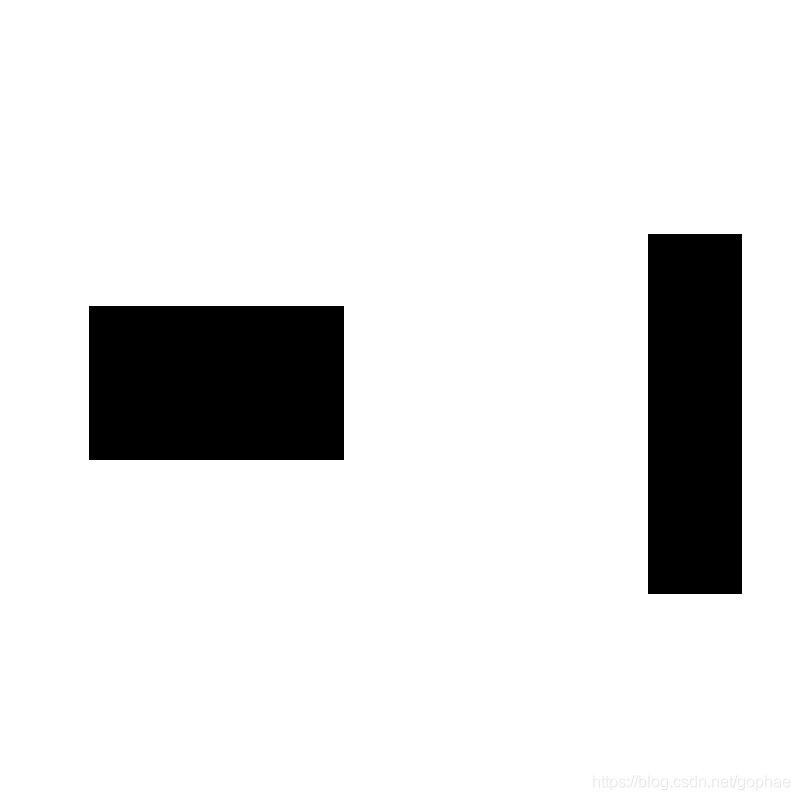
%> input picture RRT_2/2Dmap_RRT.png, 800 x 800 px
$ octave RRT_2.m   (GNU Octave 9; MATLAB toolbox functions it lacks are replaced by stand-ins)
%> lines starting %> are read from the running program, lines starting %| are printed output that depends on the picture
### RRT_2/Near.m
function [X_near,index]=Near(X_rand,T)
min_distance=sqrt((X_rand(1)-T.v(1).x)^2+(X_rand(2)-T.v(1).y)^2);
for T_iter=1:size(T.v,2)
    temp_distance=sqrt((X_rand(1)-T.v(T_iter).x)^2+(X_rand(2)-T.v(T_iter).y)^2);
    if temp_distance<=min_distance
        min_distance=temp_distance;
        X_near(1)=T.v(T_iter).x
        X_near(2)=T.v(T_iter).y
        index=T_iter;
    end
end

### RRT_2/Steer.m
function X_new=Steer(X_rand,X_near,StepSize)
theta = atan2(X_rand(1)-X_near(1),X_rand(2)-X_near(2));  % direction to extend sample to produce new node
X_new = X_near(1:2) + StepSize * [sin(theta)  cos(theta)];

% [5 lines of commented-out code are left out]

### RRT_2/collisionChecking.m
function feasible=collisionChecking(startPose,goalPose,map)%冲突检查：判断起始点到终点之间是否有障碍物

feasible=true;%可行的，可执行的
dir=atan2(goalPose(1)-startPose(1),goalPose(2)-startPose(2));%目标点和起始点之间的角度
for r=0:0.5:sqrt(sum((startPose-goalPose).^2))%sqrt(sum((startPose-goalPose).^2)):两点间的距离
    posCheck = startPose + r.*[sin(dir) cos(dir)];%以0.5的间隔得到中间的点
    if ~(feasiblePoint(ceil(posCheck),map) && feasiblePoint(floor(posCheck),map) && ...
            feasiblePoint([ceil(posCheck(1)) floor(posCheck(2))],map) && feasiblePoint([floor(posCheck(1)) ceil(posCheck(2))],map))
        feasible=false;break;
    end
    if ~feasiblePoint([floor(goalPose(1)),ceil(goalPose(2))],map), feasible=false; end

end

function feasible=feasiblePoint(point,map)%判断点是否在地图内，且没有障碍物
feasible=true;
if ~(point(1)>=1 &&  point(1)<=size(map,1) && point(2)>=1 && point(2)<=size(map,2) && map(point(2),point(1))==255)%map(point(2),point(1))==255：没有障碍物
    feasible=false;
end

% [52 lines of commented-out code are left out]

### RRT_2/Distance.m
function distance=Distance(start_Pt,goal_Pt)
distance=sqrt((start_Pt(1)-goal_Pt(1))^2+(start_Pt(2)-goal_Pt(2))^2);

### RRT_2/Sample.m
function X_rand=Sample(map,goal)
% [5 lines of commented-out code are left out]

if unifrnd(0,1)<0.5
   X_rand(1)= unifrnd(0,1)* size(map,1);   % 均匀采样
   X_rand(2)= unifrnd(0,1)* size(map,2);   % random sample
else
   X_rand=goal;
end

### RRT_2/RRT_2.m
%***************************************
%Author: Chenglong Qian
%Date: 2019-11-5
%***************************************
%% 流程初始化
clear all; close all;
x_I=1; y_I=1;           % 设置初始点
x_G=700; y_G=700;       % 设置目标点
goal(1)=x_G;
goal(2)=y_G;
Thr=50;                 %设置目标点阈值 当到这个范围内时则认为已到达目标点
Delta= 30;              % 设置扩展步长，扩展结点允许的最大距离
%% 建树初始化
T.v(1).x = x_I;         % T是我们要做的树，v是节点，这里先把起始点加入到T里面来
T.v(1).y = y_I;
T.v(1).xPrev = x_I;     % 起始节点的父节点仍然是其本身
T.v(1).yPrev = y_I;
T.v(1).dist=0;          %从父节点到该节点的距离，这里可取欧氏距离
T.v(1).indPrev = 0;     %父节点的索引
%% 开始构建树——作业部分
figure(2);
ImpRgb=imread('2Dmap_RRT.png');
%> ImpRgb is the input picture: size 800x800x3 uint8; min 0, max 255, mean 225.8
Imp=rgb2gray(ImpRgb);
imshow(Imp)
xL=size(Imp,1);%地图x轴长度
%> xL = 800
yL=size(Imp,2);%地图y轴长度
%> yL = 800
hold on
plot(x_I, y_I, 'ro', 'MarkerSize',10, 'MarkerFaceColor','r');
plot(x_G, y_G, 'go', 'MarkerSize',10, 'MarkerFaceColor','g');% 绘制起点和目标点
count=1;
for iter = 1:3000
%     x_rand=[];
    %Step 1: 在地图中随机采样一个点x_rand
    %提示：用（x_rand(1),x_rand(2)）表示环境中采样点的坐标
    x_rand=Sample(Imp,goal);
%> x_rand = [700 700]
%     x_near=[];
    %Step 2: 遍历树，从树中找到最近邻近点x_near
    %提示：x_near已经在树T里
    [x_near,index]= Near(x_rand,T);
%> in Near, `min_distance=sqrt((X_rand(1)-T.v(1).x)^2+(X_rand(2)-T.v(1).y)^2);`: min_distance = 988.5
%> the loop in Near, `for T_iter=1:size(T.v,2)` made 1 pass
%> (temp_distance, min_distance) on pass 1: (988.5, 988.5)
%> after the loop in Near, `for T_iter=1:size(T.v,2)`: X_near = [1 1]; index = 1
%> x_near = [1 1]; index = 1
    plot(x_near(1), x_near(2), 'go', 'MarkerSize',2);
%     x_new=[];
    %Step 3: 扩展得到x_new节点
    %提示：注意使用扩展步长Delta
    x_new=Steer(x_rand,x_near,Delta);
%> in Steer, `theta = atan2(X_rand(1)-X_near(1),X_rand(2)-X_near(2));`: theta = 0.785
%> in Steer, `X_new = X_near(1:2) + StepSize * [sin(theta)  cos(theta)];`: X_new = [22.21 22.21]
%> x_new = [22.21 22.21]
    %检查节点是否是collision-free
    if ~collisionChecking(x_near,x_new,Imp) %如果有障碍物则跳出
%> in collisionChecking, `dir=atan2(goalPose(1)-startPose(1),goalPose(2)-startPose(2));`: dir = 0.785
%> the loop in collisionChecking, `for r=0:0.5:sqrt(sum((startPose-goalPose).^2))` made 61 passes
%> r on passes 2 to 13: 0.5, 1, 1.5, 2, 2.5, 3, 3.5, 4, 4.5, 5, 5.5, 6
%> after the loop in collisionChecking, `for r=0:0.5:sqrt(sum((startPose-goalPose).^2))`: feasible = true
       continue;
    end
    count=count+1;
%> count = 2

    %Step 4: 将x_new插入树T
    %提示：新节点x_new的父节点是x_near
    T.v(count).x = x_new(1);
    T.v(count).y = x_new(2);
    T.v(count).xPrev = x_near(1);     % 起始节点的父节点仍然是其本身
    T.v(count).yPrev = x_near(2);
    T.v(count).dist=Distance(x_new,x_near);          %从父节点到该节点的距离，这里可取欧氏距离
%> in Distance, `distance=sqrt((start_Pt(1)-goal_Pt(1))^2+(start_Pt(2)-goal_Pt(2))^2);`: distance = 30
    T.v(count).indPrev = index;     %父节点的索引
    %Step 5:检查是否到达目标点附近
    %提示：注意使用目标点阈值Thr，若当前节点和终点的欧式距离小于Thr，则跳出当前for循环
    if Distance(x_new,goal) < Thr
        break;
    end
   %Step 6:将x_near和x_new之间的路径画出来
   %提示 1：使用plot绘制，因为要多次在同一张图上绘制线段，所以每次使用plot后需要接上hold on命令
   %提示 2：在判断终点条件弹出for循环前，记得把x_near和x_new之间的路径画出来
%    plot([x_near(1),x_near(2)],[x_new(1),x_new(2)]);
%    hold on
  line([x_near(1),x_new(1)],[x_near(2),x_new(2)]);
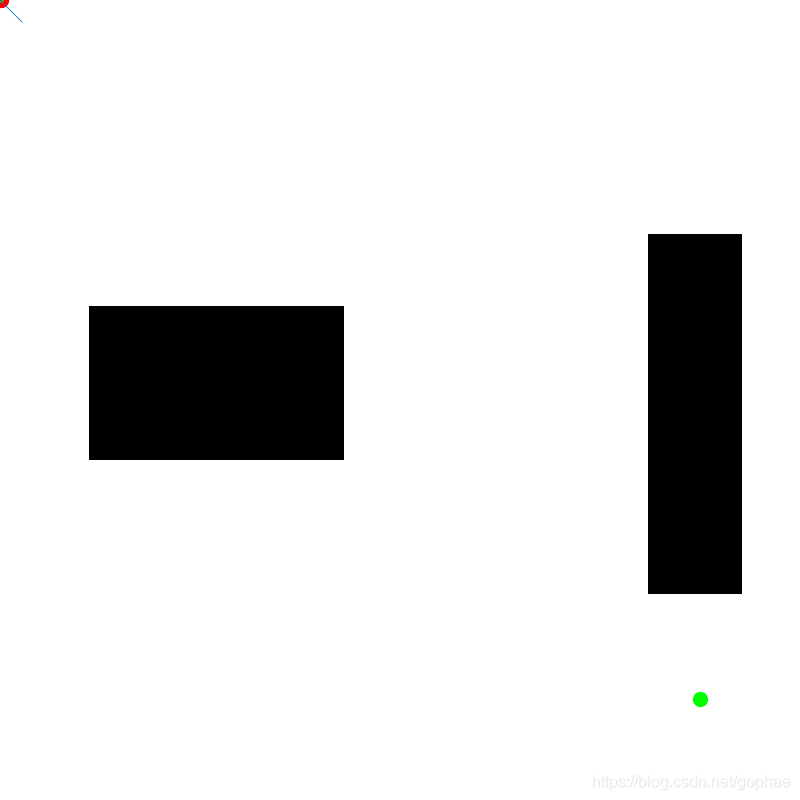
%> figure redrawn from the program's plot data
   pause(0.1); %暂停0.1s，使得RRT扩展过程容易观察
end
%% 路径已经找到，反向查询
if iter < 2000
    path.pos(1).x = x_G; path.pos(1).y = y_G;
    path.pos(2).x = T.v(end).x; path.pos(2).y = T.v(end).y;
    pathIndex = T.v(end).indPrev; % 终点加入路径
    j=0;
    while 1
        path.pos(j+3).x = T.v(pathIndex).x;
        path.pos(j+3).y = T.v(pathIndex).y;
        pathIndex = T.v(pathIndex).indPrev;
        if pathIndex == 1
            break
        end
        j=j+1;
    end  % 沿终点回溯到起点
    path.pos(end+1).x = x_I; path.pos(end).y = y_I; % 起点加入路径
    for j = 2:length(path.pos)
        plot([path.pos(j).x; path.pos(j-1).x;], [path.pos(j).y; path.pos(j-1).y], 'b', 'Linewidth', 3);
    end
%> this loop made 35 passes
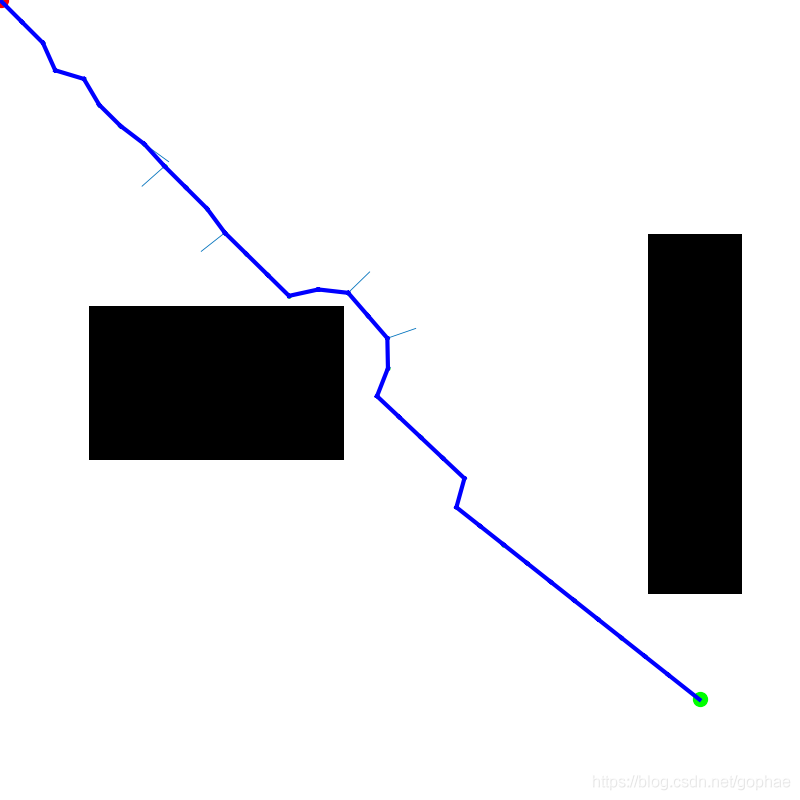
%> figure redrawn from the program's plot data
else
    disp('Error, no path found!');
end
